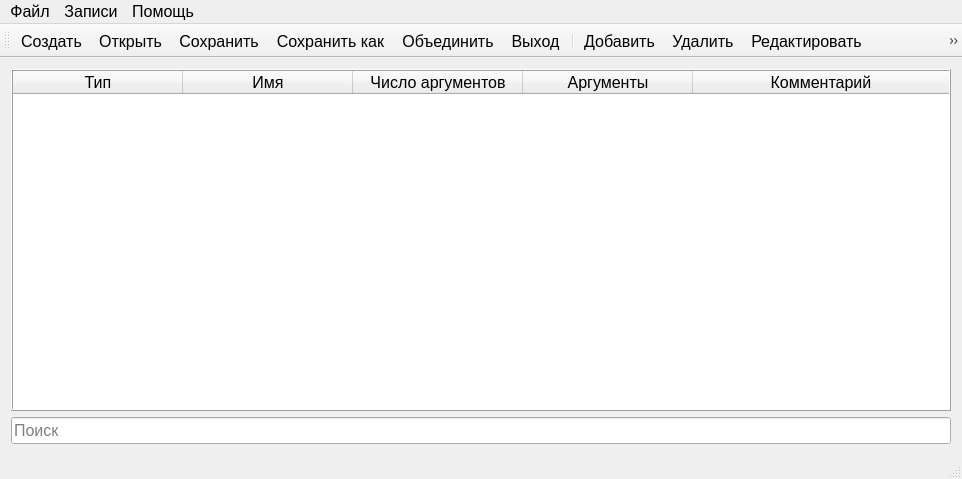
<?xml version="1.0" encoding="UTF-8"?>
<ui version="4.0">
 <class>MainWindow</class>
 <widget class="QMainWindow" name="MainWindow">
  <property name="geometry">
   <rect>
    <x>0</x>
    <y>0</y>
    <width>962</width>
    <height>479</height>
   </rect>
  </property>
  <property name="font">
   <font>
    <pointsize>12</pointsize>
   </font>
  </property>
  <property name="windowTitle">
   <string>Функции языка программирования</string>
  </property>
  <widget class="QWidget" name="centralWidget">
   <layout class="QVBoxLayout" name="verticalLayout">
    <item>
     <widget class="QTableWidget" name="tableWidget">
      <property name="font">
       <font>
        <pointsize>12</pointsize>
       </font>
      </property>
      <property name="contextMenuPolicy">
       <enum>Qt::ContextMenuPolicy::DefaultContextMenu</enum>
      </property>
      <property name="frameShape">
       <enum>QFrame::Shape::Box</enum>
      </property>
      <property name="frameShadow">
       <enum>QFrame::Shadow::Raised</enum>
      </property>
      <property name="editTriggers">
       <set>QAbstractItemView::EditTrigger::NoEditTriggers</set>
      </property>
      <property name="selectionMode">
       <enum>QAbstractItemView::SelectionMode::ExtendedSelection</enum>
      </property>
      <property name="selectionBehavior">
       <enum>QAbstractItemView::SelectionBehavior::SelectRows</enum>
      </property>
      <property name="textElideMode">
       <enum>Qt::TextElideMode::ElideMiddle</enum>
      </property>
      <attribute name="horizontalHeaderCascadingSectionResizes">
       <bool>true</bool>
      </attribute>
      <attribute name="horizontalHeaderMinimumSectionSize">
       <number>60</number>
      </attribute>
      <attribute name="horizontalHeaderDefaultSectionSize">
       <number>170</number>
      </attribute>
      <attribute name="horizontalHeaderShowSortIndicator" stdset="0">
       <bool>false</bool>
      </attribute>
      <attribute name="horizontalHeaderStretchLastSection">
       <bool>true</bool>
      </attribute>
      <attribute name="verticalHeaderVisible">
       <bool>false</bool>
      </attribute>
      <column>
       <property name="text">
        <string>Тип</string>
       </property>
      </column>
      <column>
       <property name="text">
        <string>Имя</string>
       </property>
      </column>
      <column>
       <property name="text">
        <string>Число аргументов</string>
       </property>
      </column>
      <column>
       <property name="text">
        <string>Аргументы</string>
       </property>
      </column>
      <column>
       <property name="text">
        <string>Комментарий</string>
       </property>
      </column>
     </widget>
    </item>
    <item>
     <widget class="QLineEdit" name="lineEdit">
      <property name="text">
       <string/>
      </property>
      <property name="placeholderText">
       <string>Поиск</string>
      </property>
     </widget>
    </item>
   </layout>
  </widget>
  <widget class="QMenuBar" name="menuBar">
   <property name="geometry">
    <rect>
     <x>0</x>
     <y>0</y>
     <width>962</width>
     <height>32</height>
    </rect>
   </property>
   <widget class="QMenu" name="menu">
    <property name="title">
     <string>Файл</string>
    </property>
    <addaction name="action_New"/>
    <addaction name="action_Open"/>
    <addaction name="action_Save"/>
    <addaction name="action_SaveAs"/>
    <addaction name="action_Merge"/>
    <addaction name="action_Exit"/>
   </widget>
   <widget class="QMenu" name="menu_2">
    <property name="title">
     <string>Записи</string>
    </property>
    <addaction name="action_Add"/>
    <addaction name="action_Delete"/>
    <addaction name="action_Edit"/>
    <addaction name="action_Clear"/>
   </widget>
   <widget class="QMenu" name="menu_3">
    <property name="title">
     <string>Помощь</string>
    </property>
    <addaction name="action_About"/>
   </widget>
   <addaction name="menu"/>
   <addaction name="menu_2"/>
   <addaction name="menu_3"/>
  </widget>
  <widget class="QToolBar" name="mainToolBar">
   <attribute name="toolBarArea">
    <enum>TopToolBarArea</enum>
   </attribute>
   <attribute name="toolBarBreak">
    <bool>false</bool>
   </attribute>
   <addaction name="action_New"/>
   <addaction name="action_Open"/>
   <addaction name="action_Save"/>
   <addaction name="action_SaveAs"/>
   <addaction name="action_Merge"/>
   <addaction name="action_Exit"/>
   <addaction name="separator"/>
   <addaction name="action_Add"/>
   <addaction name="action_Delete"/>
   <addaction name="action_Edit"/>
   <addaction name="action_Clear"/>
   <addaction name="separator"/>
   <addaction name="action_ShowData"/>
   <addaction name="separator"/>
   <addaction name="action_About"/>
  </widget>
  <widget class="QStatusBar" name="statusBar"/>
  <action name="action_New">
   <property name="icon">
    <iconset resource="resources.qrc">
     <normaloff>:/images/icons/new.png</normaloff>:/images/icons/new.png</iconset>
   </property>
   <property name="text">
    <string>Создать</string>
   </property>
   <property name="shortcut">
    <string>Ctrl+N</string>
   </property>
  </action>
  <action name="action_Open">
   <property name="icon">
    <iconset resource="resources.qrc">
     <normaloff>:/images/icons/open.png</normaloff>:/images/icons/open.png</iconset>
   </property>
   <property name="text">
    <string>Открыть</string>
   </property>
   <property name="shortcut">
    <string>Ctrl+O</string>
   </property>
  </action>
  <action name="action_Save">
   <property name="icon">
    <iconset resource="resources.qrc">
     <normaloff>:/images/icons/save.png</normaloff>:/images/icons/save.png</iconset>
   </property>
   <property name="text">
    <string>Сохранить</string>
   </property>
   <property name="shortcut">
    <string>Ctrl+S</string>
   </property>
  </action>
  <action name="action_SaveAs">
   <property name="icon">
    <iconset resource="resources.qrc">
     <normaloff>:/images/icons/save_as.png</normaloff>:/images/icons/save_as.png</iconset>
   </property>
   <property name="text">
    <string>Сохранить как</string>
   </property>
   <property name="shortcut">
    <string>Ctrl+Alt+S</string>
   </property>
  </action>
  <action name="action_Add">
   <property name="icon">
    <iconset resource="resources.qrc">
     <normaloff>:/images/icons/add.png</normaloff>:/images/icons/add.png</iconset>
   </property>
   <property name="text">
    <string>Добавить</string>
   </property>
   <property name="shortcut">
    <string>Ctrl+A</string>
   </property>
  </action>
  <action name="action_Delete">
   <property name="icon">
    <iconset resource="resources.qrc">
     <normaloff>:/images/icons/delete.png</normaloff>:/images/icons/delete.png</iconset>
   </property>
   <property name="text">
    <string>Удалить</string>
   </property>
   <property name="shortcut">
    <string>Ctrl+D</string>
   </property>
  </action>
  <action name="action_Clear">
   <property name="icon">
    <iconset resource="resources.qrc">
     <normaloff>:/images/icons/clear.png</normaloff>:/images/icons/clear.png</iconset>
   </property>
   <property name="text">
    <string>Очистить</string>
   </property>
   <property name="shortcut">
    <string>Ctrl+P</string>
   </property>
  </action>
  <action name="action_Edit">
   <property name="icon">
    <iconset resource="resources.qrc">
     <normaloff>:/images/icons/edit.png</normaloff>:/images/icons/edit.png</iconset>
   </property>
   <property name="text">
    <string>Редактировать</string>
   </property>
   <property name="shortcut">
    <string>Ctrl+E</string>
   </property>
  </action>
  <action name="action_About">
   <property name="icon">
    <iconset resource="resources.qrc">
     <normaloff>:/images/icons/about.png</normaloff>:/images/icons/about.png</iconset>
   </property>
   <property name="text">
    <string>О программе</string>
   </property>
   <property name="shortcut">
    <string>F1</string>
   </property>
  </action>
  <action name="action_Merge">
   <property name="icon">
    <iconset resource="resources.qrc">
     <normaloff>:/images/icons/merge.png</normaloff>:/images/icons/merge.png</iconset>
   </property>
   <property name="text">
    <string>Объединить</string>
   </property>
   <property name="shortcut">
    <string>Ctrl+M</string>
   </property>
  </action>
  <action name="action_Exit">
   <property name="icon">
    <iconset resource="resources.qrc">
     <normaloff>:/images/icons/exit.png</normaloff>:/images/icons/exit.png</iconset>
   </property>
   <property name="text">
    <string>Выход</string>
   </property>
   <property name="shortcut">
    <string>Ctrl+X</string>
   </property>
  </action>
  <action name="action_ShowData">
   <property name="icon">
    <iconset resource="resources.qrc">
     <normaloff>:/images/icons/show_data.png</normaloff>:/images/icons/show_data.png</iconset>
   </property>
   <property name="text">
    <string>Показать</string>
   </property>
   <property name="toolTip">
    <string>Показать внутренние данные</string>
   </property>
  </action>
 </widget>
 <layoutdefault spacing="6" margin="11"/>
 <resources>
  <include location="resources.qrc"/>
 </resources>
 <connections/>
</ui>
